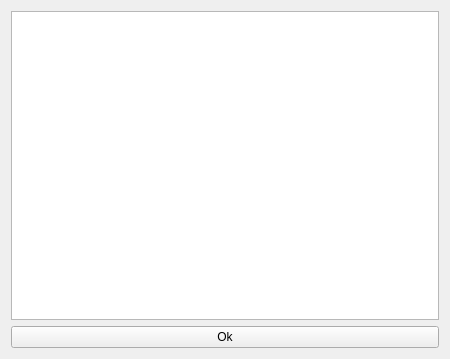
<?xml version="1.0" encoding="UTF-8"?>
<ui version="4.0">
 <class>MainWindow</class>
 <widget class="QWidget" name="MainWindow">
  <property name="geometry">
   <rect>
    <x>0</x>
    <y>0</y>
    <width>450</width>
    <height>359</height>
   </rect>
  </property>
  <property name="windowTitle">
   <string>MainWindow</string>
  </property>
  <layout class="QVBoxLayout" name="verticalLayout">
   <item>
    <widget class="QTableView" name="m_tableView"/>
   </item>
   <item>
    <widget class="QPushButton" name="m_pushButtonOk">
     <property name="text">
      <string>Ok</string>
     </property>
    </widget>
   </item>
  </layout>
 </widget>
 <layoutdefault spacing="6" margin="11"/>
 <resources/>
 <connections/>
</ui>
